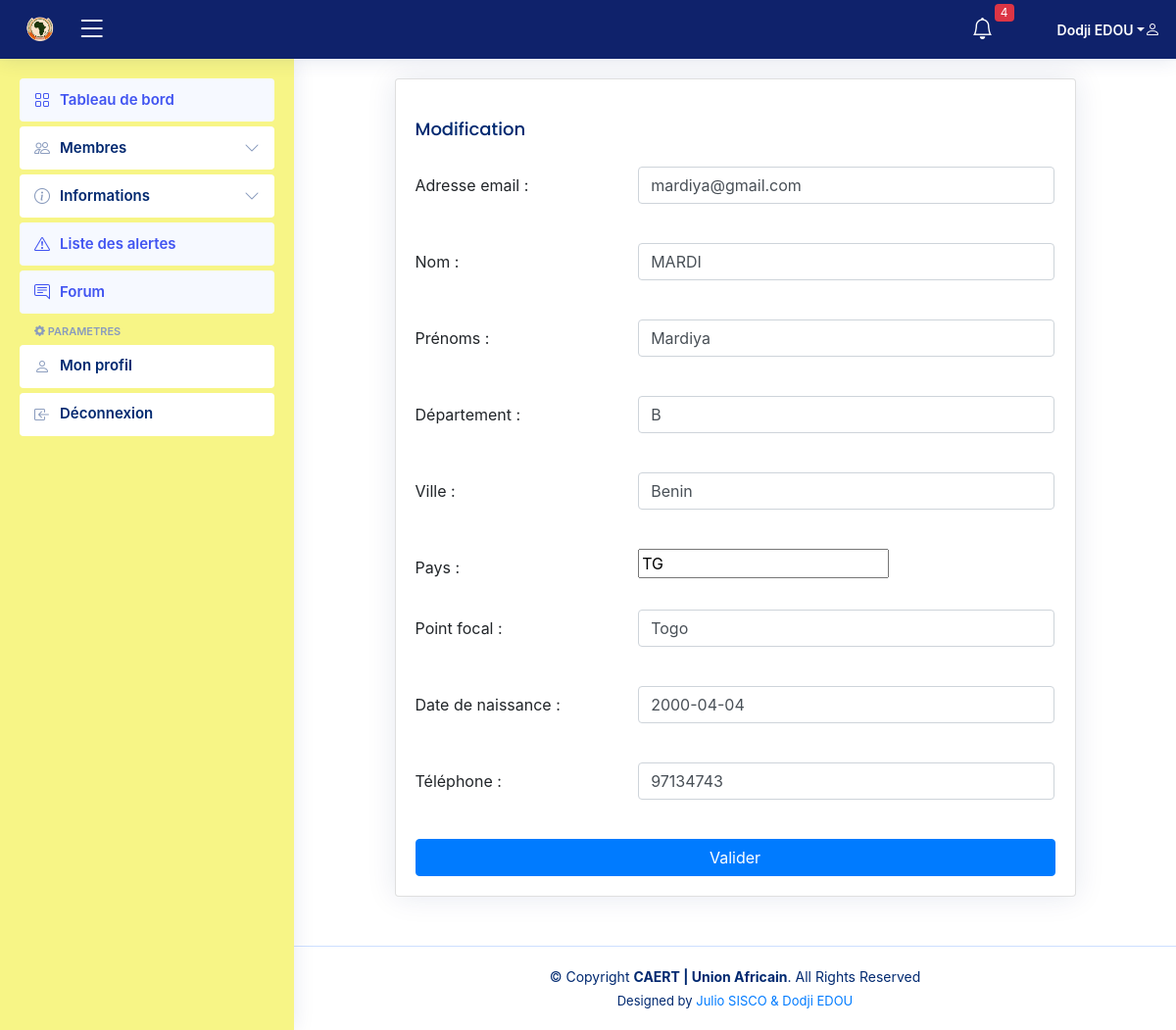
Screenshot of /edit_member/3/ (signed in) with the database file from the repository.
### users/models.py (models this page shows, shortened)
class User(AbstractBaseUser, PermissionsMixin):
    email = models.EmailField(verbose_name='addresse email', max_length=255, unique=True,)
    nom=models.CharField(max_length=255)
    prenom=models.CharField(max_length=255)
    departement=models.CharField(max_length=255)
    telephone=models.CharField(null=True, max_length=255)
    is_active = models.BooleanField(default=True)
    is_staff = models.BooleanField(default=False) # a admin user; non super-user
    is_admin = models.BooleanField(default=False) # a superuser
    is_analyst = models.BooleanField(default=False)
    USERNAME_FIELD = 'email'
    REQUIRED_FIELDS = [] # Email & Password sont requis par défaut.
    def get_full_name(self):
        return f'{self.prenom} {self.nom}'
    objects = UtilisateurManager()

class Member(User):
    focal_point = models.ForeignKey(FocalPoint, on_delete=models.CASCADE)
    country = CountryField(null=True, blank=True)
    city = models.CharField(max_length=50)
    date_of_birth = models.DateField()
    phone = models.CharField(null= True, max_length=100)
    created_at = models.DateTimeField(null=True,auto_now_add=True)
    updated_at = models.DateTimeField(auto_now=True)
    photo = models.TextField(null=True)

### users/views.py (the view, shortened to what this page needs)
# urls.py: path('edit_member/<int:pk>/' ,views.EditMember.as_view(), name='edit_member'),
@method_decorator(login_required, name='dispatch')
class EditMember(View):
    def get(self, request,pk):
        member=Member.objects.get(pk=pk)
        form = AddMemberForm(instance=member)
        return render(request, 'staff/edit_member.html', {'form': form})

### focalpoint/models.py (called while the page is built)
    def __str__(self):
        return self.name

### users/templates/staff/edit_member.html (shortened to what this page needs)
{% extends 'staff/base.html' %}
{% load static %}
{% block main-content %}
<section class="section">
    <div class="row">
        <div class="col-md-10 mx-auto">
            <div class="card">
                <div class="card-body">
                    <h5 class="card-title">Modification</h5>
                    <form action="" method="post" novalidate>
                        {% for field in form %}
                        <div class="row mb-3">
                            <label for="inputText" class="col-sm-4 col-form-label">{{ field.label_tag }}</label>
                            <div class="col-sm-8">
                                {{ field }}
                                <br>
                            </div>
                        </div>
                        {% endfor %}
                        <div class="row">
                            <div class="col text-center">
                                <button type="submit" class="btn btn-primary w-100">Valider</button>
                            </div>
                        </div>
                    </form>
                </div>
            </div>
        </div>
    </div>
</section>
{% endblock main-content %}

### users/templates/staff/header.html (shortened to what this page needs)
{% load static %}
  <header id="header" class="header fixed-top d-flex align-items-center" style="background-color: rgb(15,34,107)" >
    <div class="d-flex align-items-center justify-content-between">
      <a href="{% url 'admin_home' %}" class="logo d-flex align-items-center">
        <img src="{% static 'assets/img/logoua.png' %}" alt="" style="color: white">
      </a>
      <i class="bi bi-list toggle-sidebar-btn" style="color: white"></i>
    </div>
    <nav class="header-nav ms-auto">
      <ul class="d-flex align-items-center">
        <li class="nav-item dropdown">
          <a class="nav-link nav-icon" >
            <i class="bi bi-bell" style="color: white"></i>
            <span class="badge bg-danger badge-number">4</span>
          </a>
        </li>
        <li class="nav-item dropdown pe-3">
          <a class="nav-link nav-profile d-flex align-items-center pe-0" href="#" data-bs-toggle="dropdown">
            <span class="d-none d-md-block dropdown-toggle ps-2" style="color: white">{{user.get_full_name}}</span>
            <i style="color: white;" class="bi bi-person"></i>
          </a>
        </li>
      </ul>
    </nav>
  </header>

### static/assets/css/style.css (style rules this page uses)
:root { scroll-behavior: smooth; }
body { font-family: "Open Sans", sans-serif; background: #f6f9ff; color: #444444; }
a { color: #4154f1; text-decoration: none; }
h1, h2, h3, h4, h5, h6 { font-family: "Nunito", sans-serif; }
.card { margin-bottom: 30px; border: none; border-radius: 5px; box-shadow: 0px 0 30px rgba(1, 41, 112, 0.1); }
.card-title { padding: 20px 0 15px 0; font-size: 18px; font-weight: 500; color: #012970; font-family: "Poppins", sans-serif; }
.card-body { padding: 0 20px 20px 20px; }
.logo { line-height: 1; }
.logo img { max-height: 26px; margin-right: 6px; }
.header { transition: all 0.5s; z-index: 997; height: 60px; box-shadow: 0px 2px 20px rgba(1, 41, 112, 0.1); background-color: #fff; padding-left: 20px; }
.header .toggle-sidebar-btn { font-size: 32px; padding-left: 10px; cursor: pointer; color: #012970; }
.header-nav ul { list-style: none; }
.header-nav>ul { margin: 0; padding: 0; }
.header-nav .nav-icon { font-size: 22px; color: #012970; margin-right: 25px; position: relative; }
.header-nav .nav-profile { color: #012970; }
.header-nav .nav-profile span { font-size: 14px; font-weight: 600; }
.header-nav .badge-number { position: absolute; inset: -2px -5px auto auto; font-weight: normal; font-size: 12px; padding: 3px 6px; }

### rows the page displays
User: get_full_name "Dodji EDOU"
User: form "mardiya@gmail.com" "MARDI" "Mardiya"
Member: form "Benin" "TG" "Togo" "2000-04-04" "97134743"

### other values shown
{{ field.label_tag }} "Adresse email :" "Nom :" "Prénoms :" "Département :" "Ville :" "Pays :" "Point focal :" "Date de naissance :" "Téléphone :"
